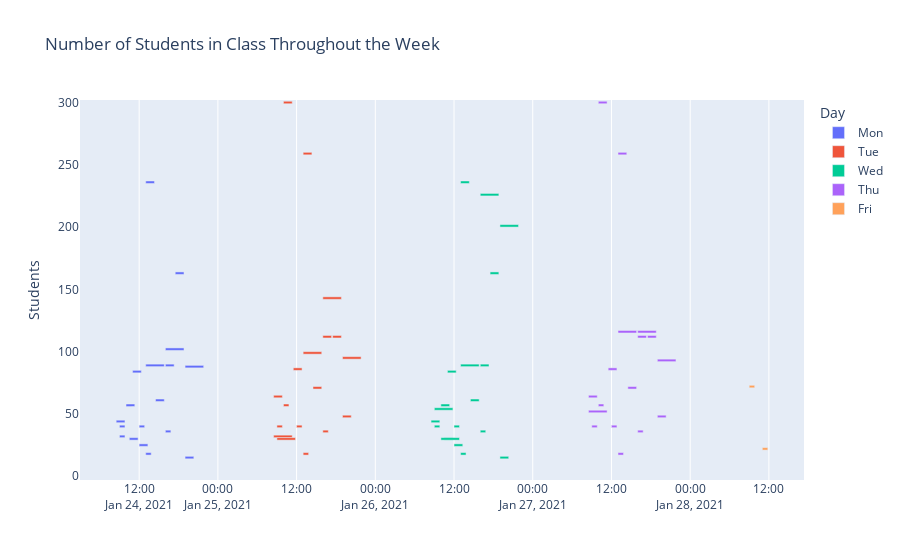

The code cell stored with this chart in its notebook:
### Code cell
# transform the data into a dataframe and visualize the results
df = pd.DataFrame(data)

fig = px.timeline(df, x_start="Start", x_end="End", y="Students", color = "Day",
                  title="Number of Students in Class Throughout the Week")
fig.update_traces(width=2)  #This update generates a thinner bar (like a line) instead of  the default horizontal bar
fig.show()

### Figure 1 — Plotly figure (JSON) as saved in the notebook; plotly's stock layout.template omitted (floating-point values rounded to 4 significant figures)
{"data": [{"alignmentgroup": "True", "base": ["2021-01-24 09:00:00", "2021-01-24 13:00:00", "2021-01-24 16:00:00", "2021-01-24 19:00:00", "2021-01-24 09:00:00", "2021-01-24 10:00:00", "2021-01-24 12:00:00", "2021-01-24 13:00:00", "2021-01-24 16:00:00", "2021-01-24 08:30:00", "2021-01-24 10:00:00", "2021-01-24 10:30:00", "2021-01-24 11:00:00", "2021-01-24 12:00:00", "2021-01-24 13:00:00", "2021-01-24 14:30:00", "2021-01-24 16:00:00", "2021-01-24 17:30:00", "2021-01-24 19:00:00"], "hovertemplate": "Day=Mon<br>Start=%{base}<br>End=%{x}<br>Students=%{y}<extra></extra>", "legendgroup": "Mon", "marker": {"color": "#636efa"}, "name": "Mon", "offsetgroup": "Mon", "orientation": "h", "showlegend": true, "textposition": "auto", "type": "bar", "width": 2, "x": [3000000, 10200000, 10200000, 10200000, 3000000, 3000000, 3000000, 3000000, 3000000, 4800000, 4800000, 4800000, 4800000, 4800000, 4800000, 4800000, 4800000, 4800000, 4800000], "xaxis": "x", "y": [32, 89, 102, 88, 40, 57, 40, 18, 36, 44, 57, 30, 84, 25, 236, 61, 89, 163, 15], "yaxis": "y"}, {"alignmentgroup": "True", "base": ["2021-01-25 09:00:00", "2021-01-25 10:00:00", "2021-01-25 12:00:00", "2021-01-25 13:00:00", "2021-01-25 16:00:00", "2021-01-25 08:30:00", "2021-01-25 09:00:00", "2021-01-25 13:00:00", "2021-01-25 16:00:00", "2021-01-25 19:00:00", "2021-01-25 08:30:00", "2021-01-25 10:00:00", "2021-01-25 11:30:00", "2021-01-25 13:00:00", "2021-01-25 14:30:00", "2021-01-25 16:00:00", "2021-01-25 17:30:00", "2021-01-25 19:00:00"], "hovertemplate": "Day=Tue<br>Start=%{base}<br>End=%{x}<br>Students=%{y}<extra></extra>", "legendgroup": "Tue", "marker": {"color": "#EF553B"}, "name": "Tue", "offsetgroup": "Tue", "orientation": "h", "showlegend": true, "textposition": "auto", "type": "bar", "width": 2, "x": [3000000, 3000000, 3000000, 3000000, 3000000, 10200000, 10200000, 10200000, 10200000, 10200000, 4800000, 4800000, 4800000, 4800000, 4800000, 4800000, 4800000, 4800000], "xaxis": "x", "y": [40, 57, 40, 18, 36, 32, 30, 99, 143, 95, 64, 300, 86, 259, 71, 112, 112, 48], "yaxis": "y"}, {"alignmentgroup": "True", "base": ["2021-01-26 09:00:00", "2021-01-26 10:00:00", "2021-01-26 12:00:00", "2021-01-26 13:00:00", "2021-01-26 16:00:00", "2021-01-26 08:30:00", "2021-01-26 10:00:00", "2021-01-26 10:30:00", "2021-01-26 11:00:00", "2021-01-26 12:00:00", "2021-01-26 13:00:00", "2021-01-26 14:30:00", "2021-01-26 16:00:00", "2021-01-26 17:30:00", "2021-01-26 19:00:00", "2021-01-26 09:00:00", "2021-01-26 10:00:00", "2021-01-26 13:00:00", "2021-01-26 16:00:00", "2021-01-26 19:00:00"], "hovertemplate": "Day=Wed<br>Start=%{base}<br>End=%{x}<br>Students=%{y}<extra></extra>", "legendgroup": "Wed", "marker": {"color": "#00cc96"}, "name": "Wed", "offsetgroup": "Wed", "orientation": "h", "showlegend": true, "textposition": "auto", "type": "bar", "width": 2, "x": [3000000, 3000000, 3000000, 3000000, 3000000, 4800000, 4800000, 4800000, 4800000, 4800000, 4800000, 4800000, 4800000, 4800000, 4800000, 10200000, 10200000, 10200000, 10200000, 10200000], "xaxis": "x", "y": [40, 57, 40, 18, 36, 44, 57, 30, 84, 25, 236, 61, 89, 163, 15, 54, 30, 89, 226, 201], "yaxis": "y"}, {"alignmentgroup": "True", "base": ["2021-01-27 09:00:00", "2021-01-27 10:00:00", "2021-01-27 12:00:00", "2021-01-27 13:00:00", "2021-01-27 16:00:00", "2021-01-27 08:30:00", "2021-01-27 13:00:00", "2021-01-27 16:00:00", "2021-01-27 19:00:00", "2021-01-27 08:30:00", "2021-01-27 10:00:00", "2021-01-27 11:30:00", "2021-01-27 13:00:00", "2021-01-27 14:30:00", "2021-01-27 16:00:00", "2021-01-27 17:30:00", "2021-01-27 19:00:00"], "hovertemplate": "Day=Thu<br>Start=%{base}<br>End=%{x}<br>Students=%{y}<extra></extra>", "legendgroup": "Thu", "marker": {"color": "#ab63fa"}, "name": "Thu", "offsetgroup": "Thu", "orientation": "h", "showlegend": true, "textposition": "auto", "type": "bar", "width": 2, "x": [3000000, 3000000, 3000000, 3000000, 3000000, 10200000, 10200000, 10200000, 10200000, 4800000, 4800000, 4800000, 4800000, 4800000, 4800000, 4800000, 4800000], "xaxis": "x", "y": [40, 57, 40, 18, 36, 52, 116, 116, 93, 64, 300, 86, 259, 71, 112, 112, 48], "yaxis": "y"}, {"alignmentgroup": "True", "base": ["2021-01-28 09:00:00", "2021-01-28 11:00:00"], "hovertemplate": "Day=Fri<br>Start=%{base}<br>End=%{x}<br>Students=%{y}<extra></extra>", "legendgroup": "Fri", "marker": {"color": "#FFA15A"}, "name": "Fri", "offsetgroup": "Fri", "orientation": "h", "showlegend": true, "textposition": "auto", "type": "bar", "width": 2, "x": [3000000, 3000000], "xaxis": "x", "y": [72, 22], "yaxis": "y"}], "layout": {"barmode": "overlay", "legend": {"title": {"text": "Day"}, "tracegroupgap": 0}, "title": {"text": "Number of Students in Class Throughout the Week"}, "xaxis": {"anchor": "y", "domain": [0, 1], "type": "date"}, "yaxis": {"anchor": "x", "domain": [0, 1], "title": {"text": "Students"}}}}
